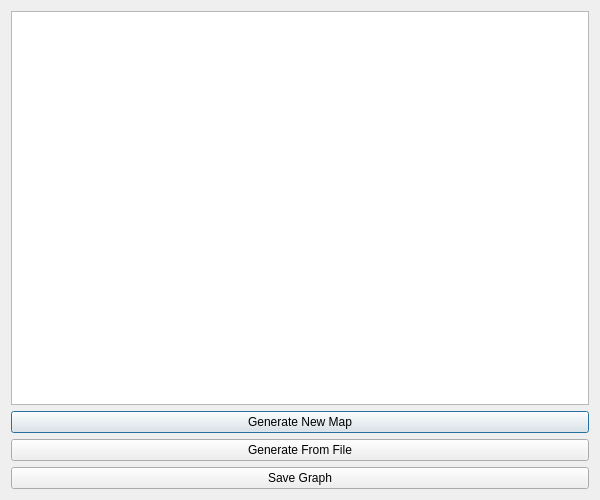
<?xml version="1.0" encoding="UTF-8"?>
<ui version="4.0">
 <class>Dialog</class>
 <widget class="QDialog" name="Dialog">
  <property name="geometry">
   <rect>
    <x>0</x>
    <y>0</y>
    <width>600</width>
    <height>500</height>
   </rect>
  </property>
  <property name="windowTitle">
   <string>Dialog</string>
  </property>
  <layout class="QVBoxLayout" name="verticalLayout_2">
   <item>
    <widget class="QGraphicsView" name="graphicsView"/>
   </item>
   <item>
    <widget class="QPushButton" name="newMapButton">
     <property name="text">
      <string>Generate New Map</string>
     </property>
    </widget>
   </item>
   <item>
    <widget class="QPushButton" name="fromFileButton">
     <property name="text">
      <string>Generate From File</string>
     </property>
    </widget>
   </item>
   <item>
    <widget class="QPushButton" name="saveButton">
     <property name="text">
      <string>Save Graph</string>
     </property>
    </widget>
   </item>
  </layout>
 </widget>
 <layoutdefault spacing="6" margin="11"/>
 <resources/>
 <connections/>
</ui>
